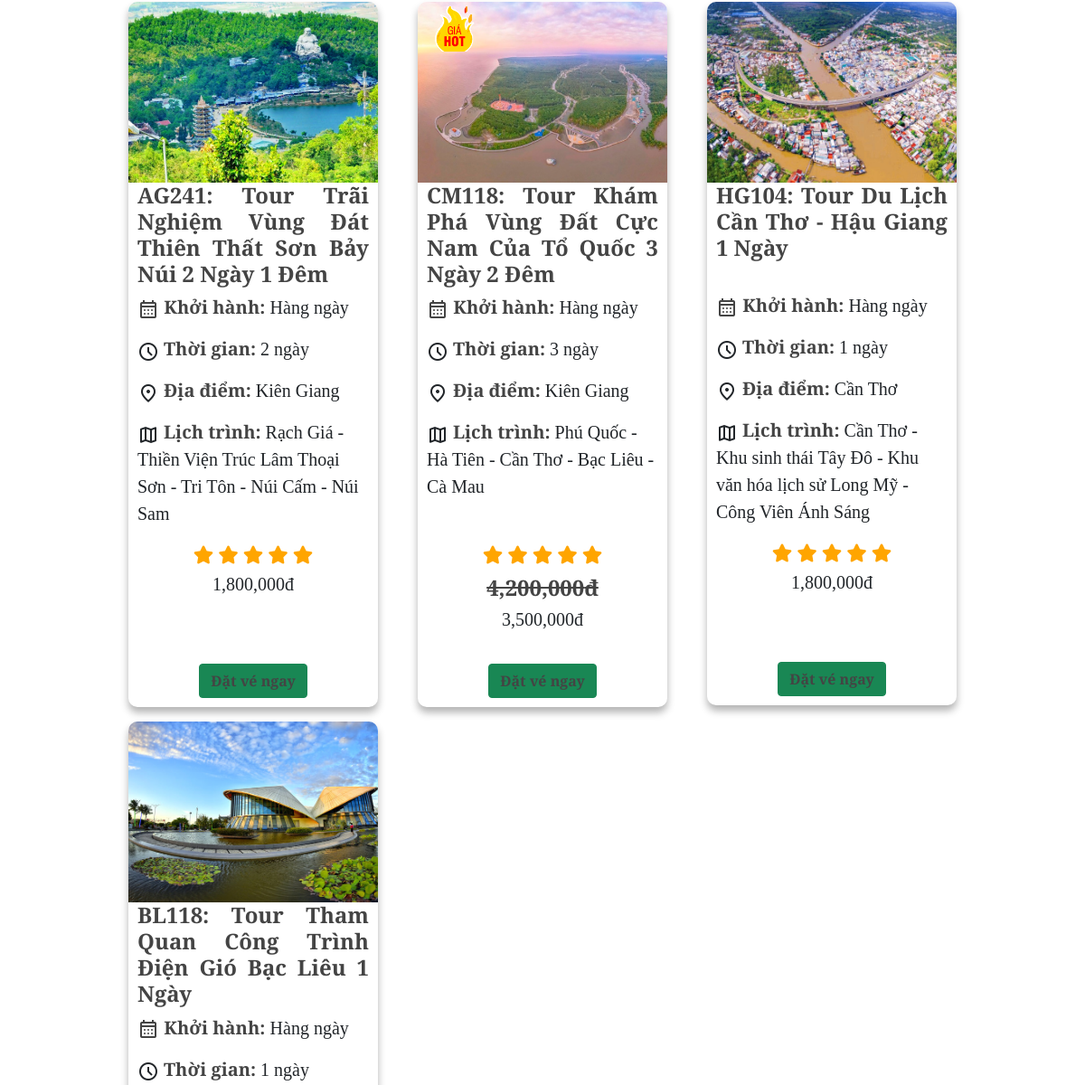
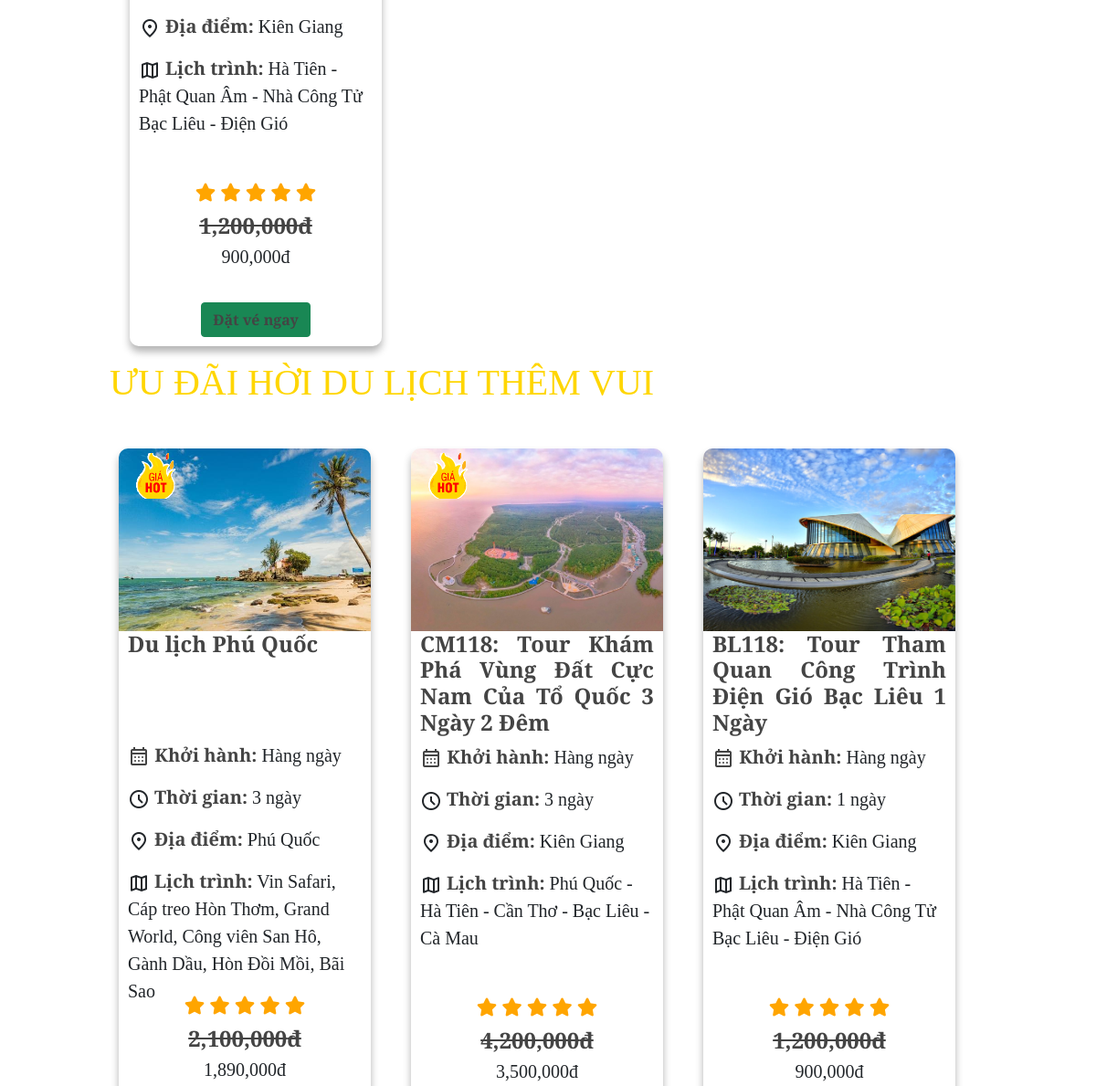
The page /product/ (signed in, middle part) on the database as committed earlier (2 pictures, top to bottom).
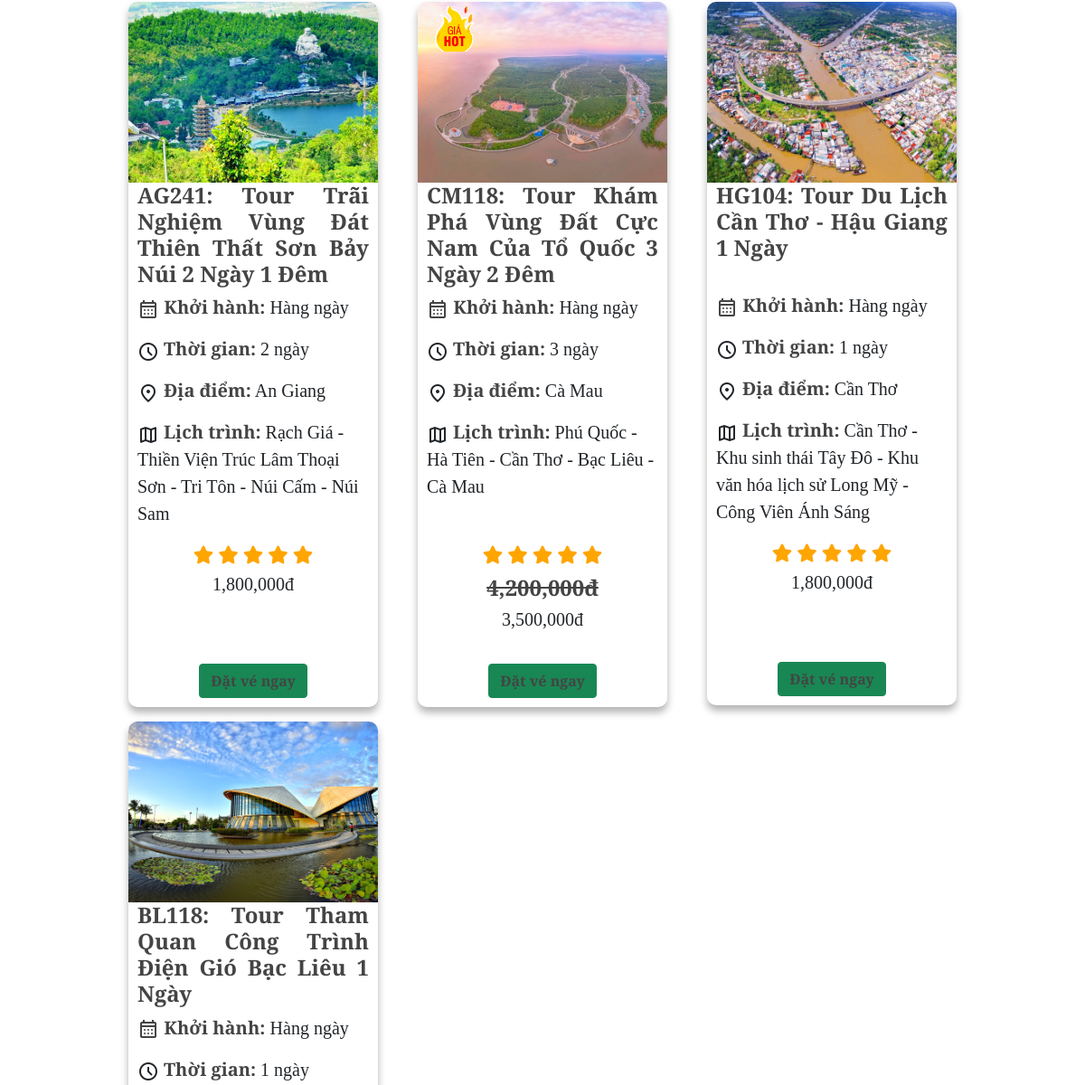
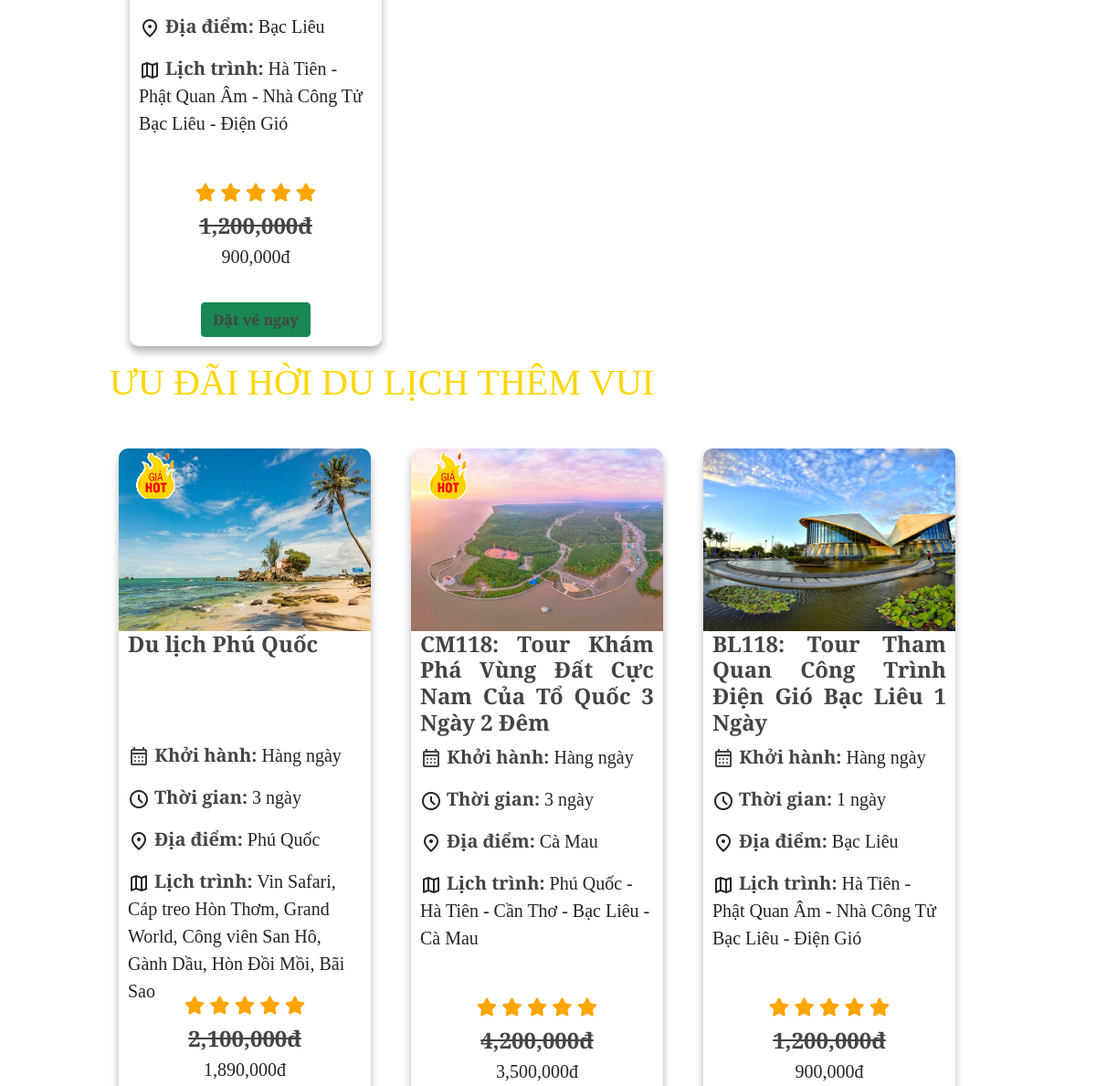
The same page on the database as committed later (2 pictures, top to bottom).
### Home/models.py (models this page shows)
class Product(models.Model):
    title = models.CharField(max_length=255)
    khoihanh = models.CharField(max_length=50)
    isHot = models.BooleanField(default=False)
    thoigian = models.IntegerField()
    diadiem = models.CharField(max_length=100)
    lichtrinh = models.TextField(blank=True)
    gia = models.IntegerField()
    giachuasale = models.IntegerField()
    text_url = models.TextField(blank=True)
    soluoc = models.TextField(blank=True)
    trainghiem = models.TextField(blank=True)
    chuongtrinhtour = models.TextField(blank=True)

### Home/views.py (the view)
# urls.py: path('product/', views.product, name="product"),
def product(request):
    products = models.Product.objects.all()
    products_sale = models.Product.objects.filter(giachuasale__gt=0)
    return render(request, 'product.html', {'products': products, 'products_sale': products_sale})

### Home/templates/product.html (shortened to what the changed rows need)
{% load static %}
{% load humanize %}
<!DOCTYPE html>
<html lang="en">
   <head>
      <link
         href="https://cdn.jsdelivr.net/npm/bootstrap@5.0.2/dist/css/bootstrap.min.css"
         rel="stylesheet"
         />
      <link
         rel="stylesheet"
         href="https://cdnjs.cloudflare.com/ajax/libs/font-awesome/6.5.1/css/all.min.css"
         />
      <link rel="stylesheet" href="https://unpkg.com/leaflet@1.9.4/dist/leaflet.css"
/>
      <link rel="stylesheet" href="{% static 'css/style.css' %}">
   </head>
   <body>
  <main>
    <div class="container-fluid mt-5">
      <div class="row mt-4 ">
         {%for product in products %}
         <div class="col-lg-4 ">
            <a href="{% url 'tourdetails' product.id%}" class="clickproduct the_a"  data-product-id="{{product.id}}">
               <div class="box-tour mb-3">
                  {%if product.isHot %}
                     <div class="tour-hot">
                        <img src="{%static 'asset/img-home/tour_hot.gif'%}" alt="" style="top: 30px;" class="gift-hot-tour">
                     </div>
                  {% endif %}
                  <img src="{% static product.text_url %}" alt="">
                  <div class="content-tour">
                     <div>
                        <h4 style="text-align: justify; font-size: x-large;" >{{product.title}}</h4>
                        <div class="container-fluid p-0 m-0" style="height: 258px;">
                           <p><span class="material-symbols-outlined">
                              </span> <a>Khởi hành: </a>{{product.khoihanh}}
                           </p>
                           <p><span class="material-symbols-outlined">
                              </span> <a>Thời gian:</a> {{product.thoigian}} ngày
                           </p>
                           <p><span class="material-symbols-outlined">
                              </span> <a>Địa điểm:</a> {{product.diadiem}}
                           </p>
                           <p><span class="material-symbols-outlined">
                              </span> <a>Lịch trình:</a> {{product.lichtrinh}}
                           </p>
                        </div>
                     </div>
                     <div class="mt-3 text-center" style="height: 135px;">
                        <div class="star-tour container-fluid text-center">
                           <i class="fa fa-solid fa-star"></i>
                           <i class="fa fa-solid fa-star"></i>
                           <i class="fa fa-solid fa-star"></i>
                           <i class="fa fa-solid fa-star"></i>
                           <i class="fa fa-solid fa-star"></i>
                        </div>
                        <div class="price-tour hot01">
                           {%if product.giachuasale != 0%}
                            <span>{{product.giachuasale|intcomma}}đ</span>
                           {%endif%}
                        </div>
                        <span>{{product.gia|intcomma}}đ</span>
                     </div>
                     <div class="container-fluid text-center">
                        <a href="{% url 'create_order' product.id %}" class="btn btn-success">Đặt vé ngay</a>
                     </div>
                  </div>
               </div>
            </a>
         </div>
         {% endfor %}
      </div>
    </div>
    <div>
      <h1 style="color: #ffd600;">ƯU ĐÃI HỜI DU LỊCH THÊM VUI </h1>
    </div>
    <div class="row mt-4 ">
      <div class="row mt-4 ">
         {%for product in products_sale %}
         <div class="col-lg-4 ">
            <a href="{% url 'tourdetails' product.id%}" class="clickproduct the_a"  data-product-id="{{product.id}}">
               <div class="box-tour mb-3">
                  {%if product.isHot %}
                     <div class="tour-hot">
                        <img src="{%static 'asset/img-home/tour_hot.gif'%}" alt="" style="top: 30px;" class="gift-hot-tour">
                     </div>
                  {% endif %}
                  <img src="{% static product.text_url %}" alt="">
                  <div class="content-tour">
                     <div>
                        <h4 style="text-align: justify; font-size: x-large;" >{{product.title}}</h4>
                        <div class="container-fluid p-0 m-0" style="height: 258px;">
                           <p><span class="material-symbols-outlined">
                              </span> <a>Khởi hành: </a>{{product.khoihanh}}
                           </p>
                           <p><span class="material-symbols-outlined">
                              </span> <a>Thời gian:</a> {{product.thoigian}} ngày
                           </p>
                           <p><span class="material-symbols-outlined">
                              </span> <a>Địa điểm:</a> {{product.diadiem}}
                           </p>
                           <p><span class="material-symbols-outlined">
                              </span> <a>Lịch trình:</a> {{product.lichtrinh}}
                           </p>
                        </div>
                     </div>
                     <div class="mt-3 text-center" style="height: 135px;">
                        <div class="star-tour container-fluid text-center">
                           <i class="fa fa-solid fa-star"></i>
                           <i class="fa fa-solid fa-star"></i>
                           <i class="fa fa-solid fa-star"></i>
                           <i class="fa fa-solid fa-star"></i>
                           <i class="fa fa-solid fa-star"></i>
                        </div>
                        <div class="price-tour hot01">
                           {%if product.giachuasale != 0%}
                            <span>{{product.giachuasale|intcomma}}đ</span>
                           {%endif%}
                        </div>
                        <span>{{product.gia|intcomma}}đ</span>
                     </div>
                  </div>
               </div>
            </a>
         </div>
         {% endfor %}
      </div>
   </div>
  </main>
</body>
</html>

Rows that differ between the two databases and show on the page:
changed Product "AG241: Tour Trãi Nghiệm Vùng Đát Thiên Thất Sơn Bảy Núi 2 Ngày 1 Đêm": diadiem "Kiên Giang" → "An Giang"
changed Product "CM118: Tour Khám Phá Vùng Đất Cực Nam Của Tổ Quốc 3 Ngày 2 Đêm": diadiem "Kiên Giang" → "Cà Mau"
changed Product "BL118: Tour Tham Quan Công Trình Điện Gió Bạc Liêu 1 Ngày": diadiem "Kiên Giang" → "Bạc Liêu"
